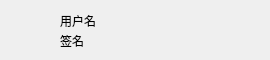
<?xml version="1.0" encoding="UTF-8"?>
<ui version="4.0">
 <class>UserItem</class>
 <widget class="QWidget" name="UserItem">
  <property name="geometry">
   <rect>
    <x>0</x>
    <y>0</y>
    <width>270</width>
    <height>60</height>
   </rect>
  </property>
  <property name="minimumSize">
   <size>
    <width>270</width>
    <height>60</height>
   </size>
  </property>
  <property name="maximumSize">
   <size>
    <width>270</width>
    <height>60</height>
   </size>
  </property>
  <property name="windowTitle">
   <string>Form</string>
  </property>
  <widget class="QPushButton" name="pb_iron">
   <property name="geometry">
    <rect>
     <x>10</x>
     <y>10</y>
     <width>40</width>
     <height>40</height>
    </rect>
   </property>
   <property name="text">
    <string/>
   </property>
   <property name="iconSize">
    <size>
     <width>40</width>
     <height>40</height>
    </size>
   </property>
   <property name="flat">
    <bool>true</bool>
   </property>
  </widget>
  <widget class="QLabel" name="lb_name">
   <property name="geometry">
    <rect>
     <x>60</x>
     <y>10</y>
     <width>201</width>
     <height>22</height>
    </rect>
   </property>
   <property name="text">
    <string>用户名</string>
   </property>
  </widget>
  <widget class="QLabel" name="lb_feeling">
   <property name="geometry">
    <rect>
     <x>60</x>
     <y>30</y>
     <width>201</width>
     <height>22</height>
    </rect>
   </property>
   <property name="text">
    <string>签名</string>
   </property>
  </widget>
 </widget>
 <resources/>
 <connections/>
</ui>
